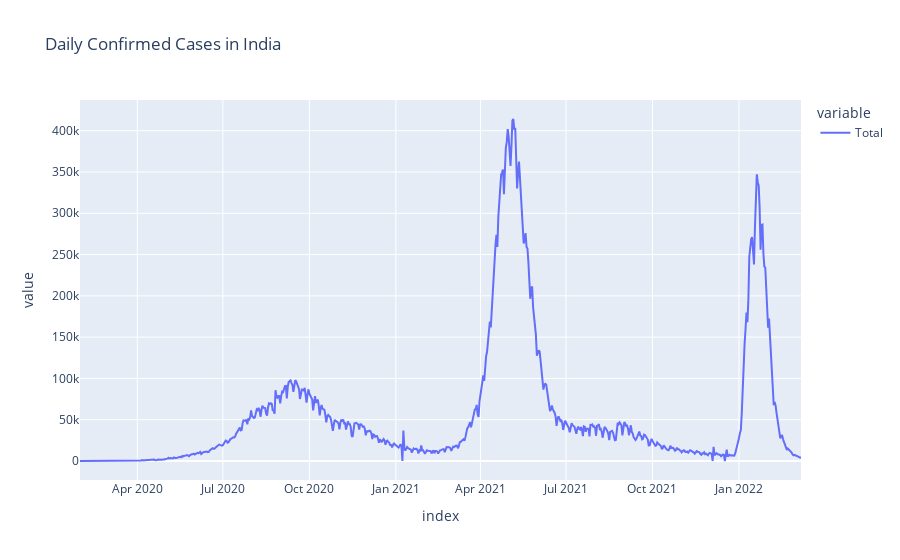

Notebook cell for this chart:
### Code cell
# plotting our daily cases
px.line(confirmed_daily, title=f"Daily Confirmed Cases in {country}")

### Figure 1 — Plotly figure (JSON) as saved in the notebook; plotly's stock layout.template omitted (floating-point values rounded to 4 significant figures; data arrays with more than 128 entries replaced by an {"elided": "..."} marker saying what was removed)
{"data": [{"hovertemplate": "variable=Total<br>index=%{x}<br>value=%{y}<extra></extra>", "legendgroup": "Total", "line": {"color": "#636efa", "dash": "solid"}, "marker": {"symbol": "circle"}, "mode": "lines", "name": "Total", "orientation": "v", "showlegend": true, "type": "scatter", "x": {"elided": "768 str values"}, "xaxis": "x", "y": {"elided": "768 int values"}, "yaxis": "y"}], "layout": {"legend": {"title": {"text": "variable"}, "tracegroupgap": 0}, "title": {"text": "Daily Confirmed Cases in India"}, "xaxis": {"anchor": "y", "domain": [0, 1], "title": {"text": "index"}}, "yaxis": {"anchor": "x", "domain": [0, 1], "title": {"text": "value"}}}}
